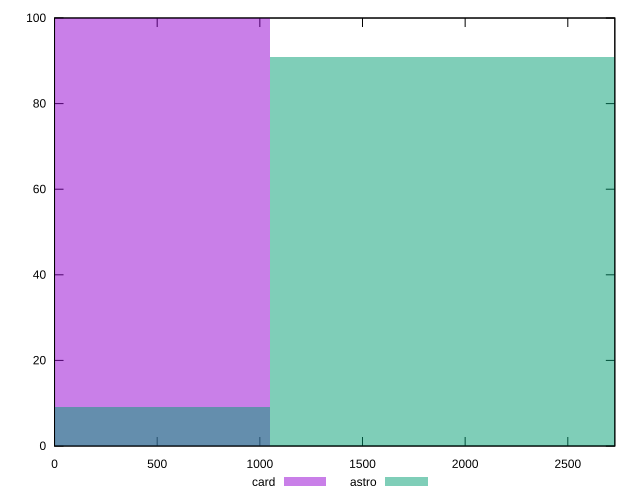

Write gnuplot code to recreate this figure.
reset

$card <<EOF
0 100
EOF

$astro <<EOF
0 9
2095.212493509842 91
EOF

set key outside below
set boxwidth 2095.212493509842
set xrange [0:2729]
set yrange [0:100]
set trange [0:100]
set style fill transparent solid 0.5 noborder
set terminal svg size 640, 500 enhanced background rgb 'white'
set output "reports/report_00028_2021-02-24T12-49-42.674Z/render-blocking-resources/comparison/histogram/2_vs_3.svg"

plot $card title "card" with boxes, \
     $astro title "astro" with boxes

reset
